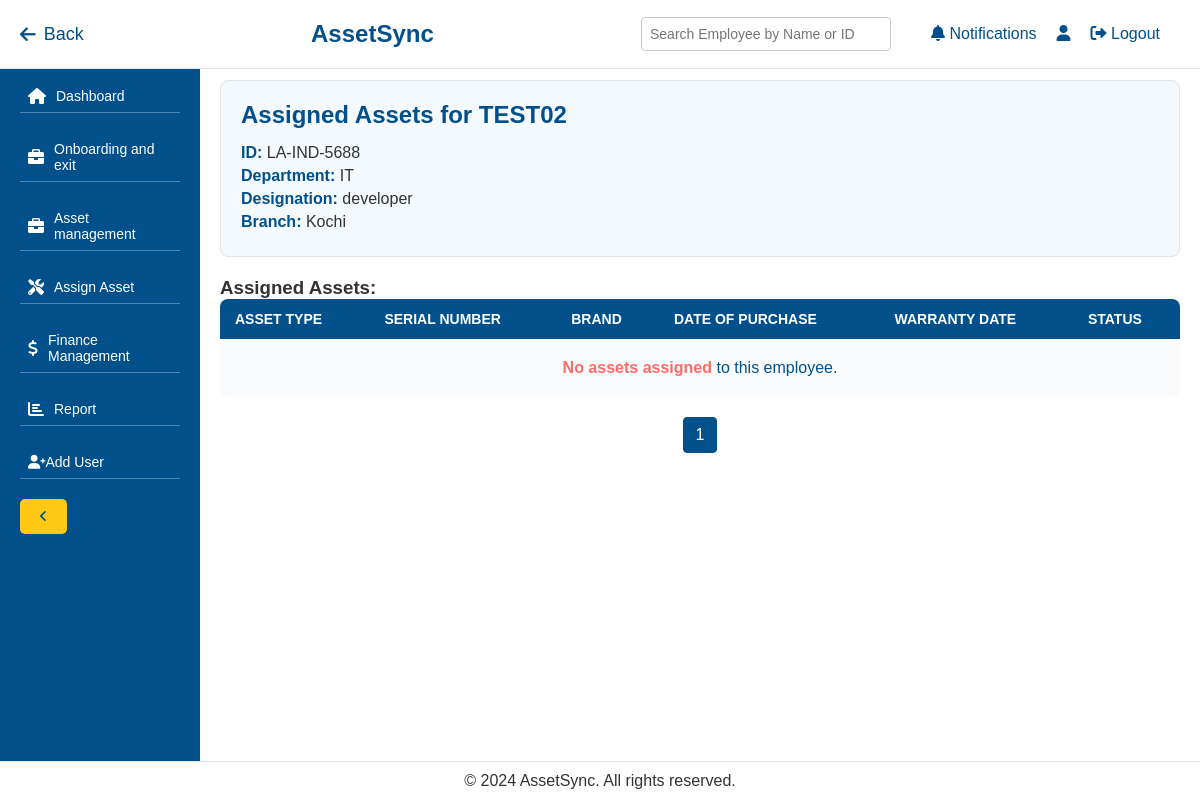
Page /assigned-employee-assets/14/ on the committed database.
### management/models.py (models this page shows, shortened)
class Employee(models.Model):
    DEPARTMENT_CHOICES = [
        ('IT', 'IT'),
        ('HR', 'HR'),
        ('FINANCE', 'FINANCE'),
        ('RM FINANCE', 'RM FINANCE'),
        ('RM', 'RM'),
        ('ACADAMICS', 'ACADAMICS'),
        ('CC', 'CC'),
        ('ONLINE OPERATIONS', 'ONLINE OPERATIONS'),
        ('ADMIN', 'ADMIN'),
    ]
    BRANCH_CHOICES = [
        ('kannur', 'Kannur'),
        ('calicut', 'Calicut'),
        ('thrissur', 'Thrissur'),
        ('kochi', 'Kochi'),
        ('kottayam', 'Kottayam'),
        ('trivandrum', 'Trivandrum'),
    ]
    date_of_joining = models.DateField()
    employee_id = models.CharField(max_length=100, unique=True)
    name = models.CharField(max_length=200)
    department = models.CharField(max_length=100, choices=DEPARTMENT_CHOICES)
    designation = models.CharField(max_length=100)
    branch = models.CharField(max_length=100, choices=BRANCH_CHOICES)
    work_location = models.CharField(max_length=100)
    reporting_officer = models.CharField(max_length=100)
    personal_email_id = models.EmailField()
    exited = models.BooleanField(default=False)

### management/views.py (the view, shortened to what this page needs)
# urls.py: path('assigned-employee-assets/<int:employee_id>/', views.assigned_employee_assets, name='assigned_employee_assets'),
def assigned_employee_assets(request, employee_id):
    employee = get_object_or_404(Employee, id=employee_id)
    assets = []
    asset_models = [Laptop, Desktop, Printer, iPad, iPhone, Smartphone, KeypadPhone, Headset, Keyboard, Mouse, Pendrive, HardDisk, LanAdapter, SIM]
    for model in asset_models:
        assigned_assets = model.objects.filter(employee=employee)
    paginator = Paginator(assets, 5)  # Show 5 assets per page
    page_number = request.GET.get('page')
    page_obj = paginator.get_page(page_number)
    return render(request, 'management/assigned_employee_assets.html', {
        'employee': employee,
        'page_obj': page_obj,
    })

### management/templates/management/assigned_employee_assets.html (shortened to what this page needs)
{% extends 'management/base.html' %}
{% block content %}
    <div class="employee-details">
        <h2>Assigned Assets for {{ employee.name }}</h2>
        <p><strong>ID:</strong> {{ employee.employee_id }}</p>
        <p><strong>Department:</strong> {{ employee.department }}</p>
        <p><strong>Designation:</strong> {{ employee.designation }}</p>
        <p><strong>Branch:</strong> {{ employee.branch }}</p>
    </div>
    <h3>Assigned Assets:</h3>
    <table>
        <thead>
            <tr>
                <th>Asset Type</th>
                <th>Serial Number</th>
                <th>Brand</th>
                <th>Date of Purchase</th>
                <th>Warranty Date</th>
                <th>Status</th>
            </tr>
        </thead>
        <tbody>
            {% for asset in page_obj %}
            <tr>
                <td>{{ asset.asset_type }}</td>
                <td>{{ asset.serial_number }}</td>
                <td>{{ asset.brand }}</td>
                <td>{{ asset.date_of_purchase }}</td>
                <td>{{ asset.warranty_date }}</td>
                <td>{{ asset.status }}</td>
            </tr>
            {% empty %}
            <tr>
                <td colspan="6" class="no-assets">
                    <strong>No assets assigned</strong> to this employee.
                </td>
            </tr>
            {% endfor %}
        </tbody>
    </table>
    <div class="pagination">
        {% for num in page_obj.paginator.page_range %}
            {% if page_obj.number == num %}
                <li class="current">{{ num }}</li>
            {% else %}
                <li><a href="?page={{ num }}">{{ num }}</a></li>
            {% endif %}
        {% endfor %}
    </div>
{% endblock %}

### management/templates/management/base.html (style rules this page uses)
:root { --primary-color: #01508c; --secondary-color: #ffc814; --light-blue-color: #e9f7ff; --white-color: #ffffff; --text-color: #333333; --line-color: rgba(255, 255, 255, 0.3); --collapsed-width: 50px; --expanded-width: 200px; --dropdown-bg-color: #ffffff; --dropdown-hover-bg-color: #f1f1f1; --dropdown-border-color: #e0e0e0; }
* { margin: 0; padding: 0; box-sizing: border-box; }
body { font-family: Arial, sans-serif; background-color: var(--light-blue-color); color: var(--text-color); }

### management/templates/management/assigned_employee_assets.html (style rules this page uses)
.employee-details { background-color: #f4f9fd; border: 1px solid #e2e5e8; border-radius: 8px; padding: 20px; margin-bottom: 20px; }
.employee-details h2 { font-size: 24px; color: #01508c; margin-bottom: 15px; }
.employee-details p { margin: 5px 0; font-size: 16px; color: #333; }
.employee-details strong { color: #01508c; }
table { width: 100%; border-collapse: collapse; margin-bottom: 20px; background-color: white; border-radius: 8px; overflow: hidden; }
table th, table td { padding: 12px 15px; text-align: left; }
table th { background-color: #01508c; color: white; text-transform: uppercase; font-size: 14px; }
table td { background-color: #f9fbfd; color: #333; }
.no-assets { text-align: center; font-size: 16px; color: #01508c; padding: 20px; }
.no-assets strong { color: #ff6b6b; }
.pagination { display: flex; justify-content: center; list-style: none; padding: 0; }
.pagination li { margin: 0 5px; }
.pagination .current { background-color: #01508c; color: white; border-radius: 4px; padding: 8px 12px; border: 1px solid #01508c; }

### rows in the picture
Employee: name "TEST02", employee_id "LA-IND-5688", department "IT", designation "developer", branch "Kochi"

### other values in the picture
{{ num }} "1"
